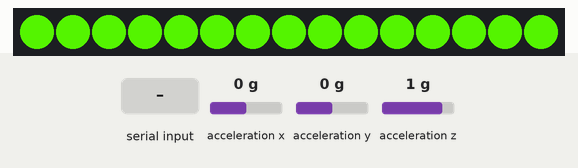
This sketch was run on a simulated Arduino Uno, built with avr-gcc and run on an emulated ATmega328P. Parts: 15 RGB LEDs in strip order, left to right. The inputs (shaded band) are chosen by the test bench; at power-on: acceleration x 0 g, acceleration y 0 g, acceleration z 1 g. Dim RGB values are drawn brighter than linear; random numbers use the default seed unless the sketch sets one; what the sketch prints to the serial monitor is not drawn.

Above: at 1.2 s.
1.3 s: "1\n" received over Serial
At 2.6 s:
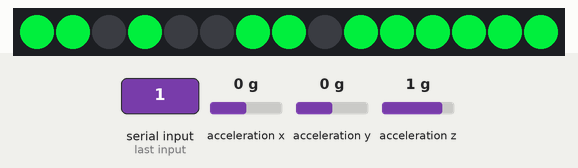
4.3 s: "90,45\n" received over Serial
At 5.1 s:
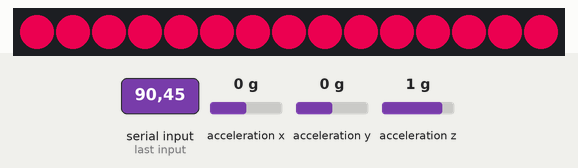
7.3 s: "30,150\n" received over Serial
At 7.3 s:
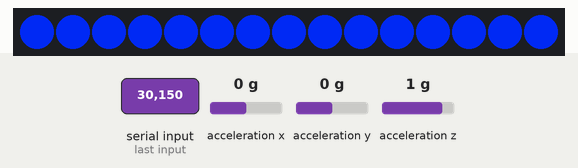
10.3 s: "2\n" received over Serial
At 12.07 s:
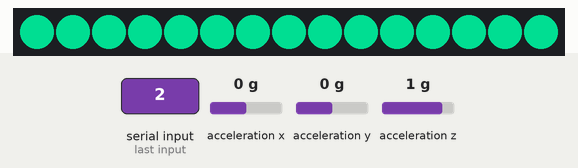
13.3 s: "1\n" received over Serial
At 14.4 s:
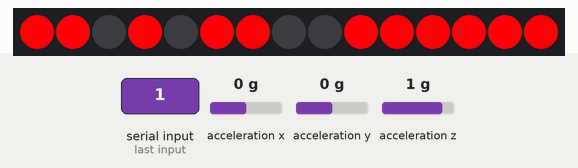
15.5 s: "3\n" received over Serial
At 16.67 s:
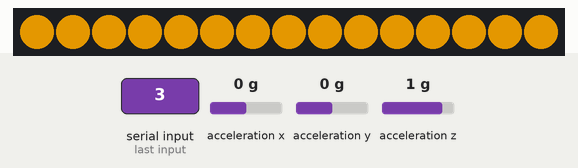

The sketch:

dress_led_strip.ino
```cpp
#include <FastLED.h>
#include <Wire.h>
#include <Adafruit_MMA8451.h>
#include <Adafruit_Sensor.h>


#define LED_PIN     6    //led strand is soldered to pin 6
#define NUM_LEDS    15   // number of LEDs in my strand
#define COLOR_ORDER GRB

uint8_t brightness = 255;  //led strand brightness control
uint8_t cpbrightness = 40;  //circuit playground brightness control

int STEPS = 25;  //makes the rainbow colors more or less spread out
int NUM_MODES = 5;  // change this number if you add or subtract modes

CRGB leds[NUM_LEDS];  //I've set up different arrays for the neopixel strand and the circuit playground

CRGBPalette16 currentPalette;
TBlendType    currentBlending;

Adafruit_MMA8451 mma = Adafruit_MMA8451();

int ledMode = 0;       //Initial mode

// Here is where you can put in your favorite colors that will appear!
// just add new {nnn, nnn, nnn}, lines. They will be picked out randomly
//                                  R   G   B
uint8_t myFavoriteColors[][3] = {{200,   100,   200},   // I've set this for pastel twinkles
                                 {200,   200,   100},   // Change colors by inputting diferent R, G, B values on these lines
                                 {100,   200,   200},   //
                               };
// don't edit the line below
#define FAVCOLORS sizeof(myFavoriteColors) / 3

bool motiondetect=true;

void setup() {
  Serial.begin(9600);
  //CircuitPlayground.begin();
  FastLED.addLeds<WS2812B, LED_PIN, COLOR_ORDER>(leds, NUM_LEDS).setCorrection( TypicalLEDStrip );
  currentBlending = LINEARBLEND;
  set_max_power_in_volts_and_milliamps(5, 500);               // FastLED 2.1 Power management set at 5V, 500m

  Serial.println("Led strip");

//Check if there is a G sensor.
  if (! mma.begin()) {
    Serial.println("Couldnt start");
    motiondetect=false;
    //while (1);
  }
  else{
    Serial.println("MMA8451 found!");

    mma.setRange(MMA8451_RANGE_2_G);

    Serial.print("Range = "); Serial.print(2 << mma.getRange());
    Serial.println("G");
  }
}

void loop()  {


    if(Serial.available()>0)
    {

      ledMode=Serial.parseInt();
      Serial.println("Led Mode: "+ledMode);
    }


 switch (ledMode) {
       case 0: currentPalette = RainbowColors_p; rainbow(); break;
       case 1: motion(); break;
       case 2: //soundreactive(); break;
       case 3: currentPalette = OceanColors_p; rainbow(); break;
       case 4: currentPalette = LavaColors_p; rainbow(); break;
       case 5: currentPalette = RainbowStripeColors_p; rainbow(); break;
       case 6: currentPalette = CloudColors_p; rainbow(); break;
       case 7: currentPalette = ForestColors_p; rainbow(); break;
       case 8: currentPalette = PartyColors_p; rainbow(); break;
       case 9: currentPalette = HeatColors_p; rainbow(); break;
       case 99: clearpixels(); break;
       //CloudColors_p,LavaColors_p,OceanColors_p,ForestColors_p,RainbowColors_p,RainbowStripeColors_p,PartyColors_p,HeatColors_p
}
}

void clearpixels()
{
  //CircuitPlayground.clearPixels();
  for (int i = 0; i < NUM_LEDS; i++) leds[i] = CRGB::Black;
  //for (int i = 0; i < NUM_CP; i++) cp[i] = CRGB::Black;
  FastLED.show();
}

void rainbow()
{

  static uint8_t startIndex = 0;
  startIndex = startIndex + 1; /* motion speed */

  FillLEDsFromPaletteColors( startIndex);

  FastLED.show();
  FastLED.delay(10);}

//this bit is in every palette mode, needs to be in there just once
void FillLEDsFromPaletteColors( uint8_t colorIndex)
{
  for (int i = 0; i < NUM_LEDS; i++) leds[i] = ColorFromPalette( currentPalette, colorIndex, brightness, currentBlending);
  //for (int i = 0; i < NUM_CP; i++) cp[i] = ColorFromPalette( currentPalette, colorIndex, cpbrightness, currentBlending);
    colorIndex += STEPS;

}


//void soundreactive() {
//
//  uint8_t  i;
//  uint16_t minLvl, maxLvl;
//  int      n, height;
//
//  n = analogRead(MIC_PIN);                                    // Raw reading from mic
//  n = abs(n - 512 - DC_OFFSET);                               // Center on zero
//
//  n = (n <= NOISE) ? 0 : (n - NOISE);                         // Remove noise/hum
//  lvl = ((lvl * 7) + n) >> 3;                                 // "Dampened" reading (else looks twitchy)
//
//  // Calculate bar height based on dynamic min/max levels (fixed point):
//  height = TOP * (lvl - minLvlAvg) / (long)(maxLvlAvg - minLvlAvg);
//
//  if (height < 0L)       height = 0;                          // Clip output
//  else if (height > TOP) height = TOP;
//  if (height > peak)     peak   = height;                     // Keep 'peak' dot at top
//
//
//  // Color pixels based on rainbow gradient -- led strand
//  for (i=0; i<NUM_LEDS; i++) {
//    if (i >= height)   leds[i].setRGB( 0, 0,0);
//    else leds[i] = CHSV(map(i,0,NUM_LEDS-1,0,255), 255, brightness);  //constrain colors here by changing HSV values
//  }
//
//  // Draw peak dot  -- led strand
//  if (peak > 0 && peak <= NUM_LEDS-1) leds[peak] = CHSV(map(peak,0,NUM_LEDS-1,0,255), 255, brightness);
//
//  // Color pixels based on rainbow gradient  -- circuit playground
//  for (i=0; i<NUM_CP; i++) {
//    if (i >= height)   cp[i].setRGB( 0, 0,0);
//    else cp[i] = CHSV(map(i,0,NUM_CP-1,0,255), 255, cpbrightness);  //constrain colors here by changing HSV values
//  }
//
//  // Draw peak dot  -- circuit playground
//  if (peak > 0 && peak <= NUM_CP-1) cp[peak] = CHSV(map(peak,0,NUM_LEDS-1,0,255), 255, cpbrightness);
//
//// Every few frames, make the peak pixel drop by 1:
//
//    if (++dotCount >= PEAK_FALL) {                            // fall rate
//      if(peak > 0) peak--;
//      dotCount = 0;
//    }
//
//  vol[volCount] = n;                                          // Save sample for dynamic leveling
//  if (++volCount >= SAMPLES) volCount = 0;                    // Advance/rollover sample counter
//
//  // Get volume range of prior frames
//  minLvl = maxLvl = vol[0];
//  for (i=1; i<SAMPLES; i++) {
//    if (vol[i] < minLvl)      minLvl = vol[i];
//    else if (vol[i] > maxLvl) maxLvl = vol[i];
//  }
//  // minLvl and maxLvl indicate the volume range over prior frames, used
//  // for vertically scaling the output graph (so it looks interesting
//  // regardless of volume level).  If they're too close together though
//  // (e.g. at very low volume levels) the graph becomes super coarse
//  // and 'jumpy'...so keep some minimum distance between them (this
//  // also lets the graph go to zero when no sound is playing):
//  if((maxLvl - minLvl) < TOP) maxLvl = minLvl + TOP;
//  minLvlAvg = (minLvlAvg * 63 + minLvl) >> 6;                 // Dampen min/max levels
//  maxLvlAvg = (maxLvlAvg * 63 + maxLvl) >> 6;                 // (fake rolling average)
//
//
//show_at_max_brightness_for_power();                         // Power managed FastLED display
//  Serial.println(LEDS.getFPS());
//} // fastbracelet()


void motion() {
  if(motiondetect){
    mma.read();
    /* Get a new sensor event */
    sensors_event_t event;
    mma.getEvent(&event);

    if (abs(event.acceleration.x) > 5||abs(event.acceleration.z) > 5) {
      Serial.print("Moving...");
      //digitalWrite(led, HIGH);
      //delay(2000);
      //digitalWrite(led, LOW);
      Serial.println("Twinkle!");
      flashRandom(10, 1);  // first number is 'wait' delay, shorter num == shorter twinkle
      flashRandom(10, 3);  // second number is how many neopixels to simultaneously light up
      flashRandom(10, 2);
    }

  }


//  X = CircuitPlayground.motionX();
//  Y = CircuitPlayground.motionY();
//  Z = CircuitPlayground.motionZ();
//
//   // Get the magnitude (length) of the 3 axis vector
//  // http://en.wikipedia.org/wiki/Euclidean_vector#Length
//  double storedVector = X*X;
//  storedVector += Y*Y;
//  storedVector += Z*Z;
//  storedVector = sqrt(storedVector);
//  Serial.print("Len: "); Serial.println(storedVector);
//
//  // wait a bit
//  delay(100);
//
//  // get new data!
//  X = CircuitPlayground.motionX();
//  Y = CircuitPlayground.motionY();
//  Z = CircuitPlayground.motionZ();
//  double newVector = X*X;
//  newVector += Y*Y;
//  newVector += Z*Z;
//  newVector = sqrt(newVector);
//  Serial.print("New Len: "); Serial.println(newVector);
//
//  // are we moving
//  if (abs(10*newVector - 10*storedVector) > MOVE_THRESHOLD) {
//    Serial.println("Twinkle!");
//    flashRandom(5, 1);  // first number is 'wait' delay, shorter num == shorter twinkle
//    flashRandom(5, 3);  // second number is how many neopixels to simultaneously light up
//    flashRandom(5, 2);
//  }
}

void flashRandom(int wait, uint8_t howmany) {

  for(uint16_t i=0; i<howmany; i++) {
    // pick a random favorite color!
    int c = random(FAVCOLORS);
    int red = myFavoriteColors[c][0];
    int green = myFavoriteColors[c][1];
    int blue = myFavoriteColors[c][2];

    // get a random pixel from the list
    int j = random(NUM_LEDS);
    //Serial.print("Lighting up "); Serial.println(j);

    // now we will 'fade' it in 5 steps
    for (int x=0; x < 5; x++) {
      int r = red * (x+1); r /= 5;
      int g = green * (x+1); g /= 5;
      int b = blue * (x+1); b /= 5;

      leds[j].r = r;
      leds[j].g = g;
      leds[j].b = b;
      FastLED.show();
      //CircuitPlayground.setPixelColor(j, r, g, b);
      delay(wait);
    }
    // & fade out in 5 steps
    for (int x=5; x >= 0; x--) {
      int r = red * x; r /= 5;
      int g = green * x; g /= 5;
      int b = blue * x; b /= 5;

      leds[j].r = r;
      leds[j].g = g;
      leds[j].b = b;
      FastLED.show();
      //CircuitPlayground.setPixelColor(j, r, g, b);
      delay(wait);
    }
  }
  // LEDs will be off when done (they are faded to 0)
}
```

Measured:
- what the display in image 1 shows lasts 1.0 s, from 2.0 s to 3.0 s
